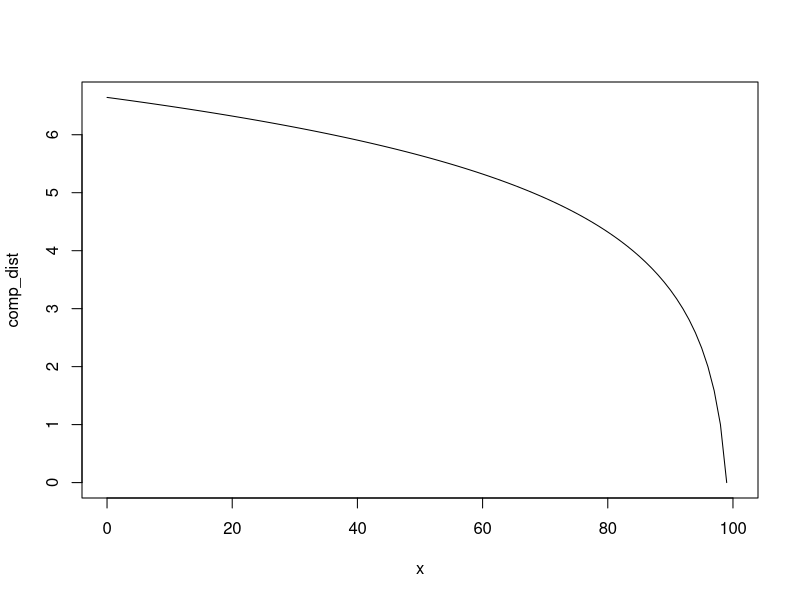
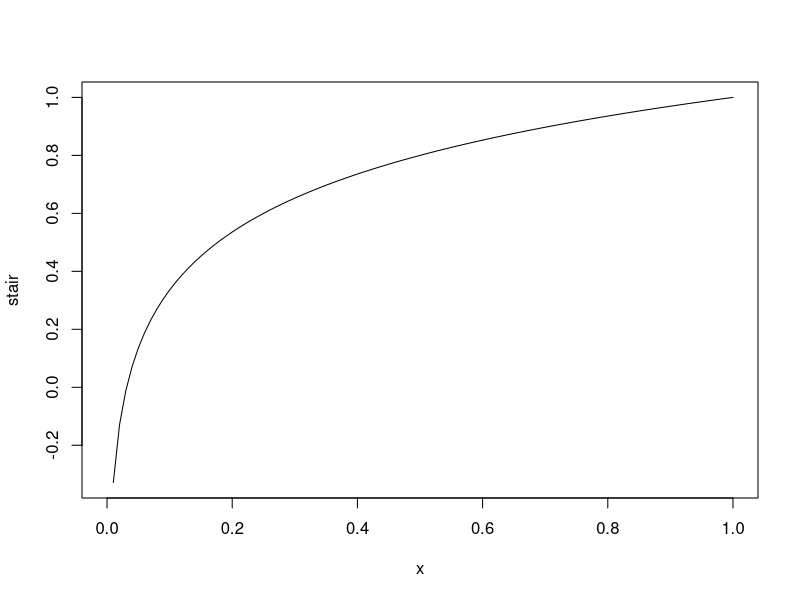

The R source for these figures, in order:
dist_base <- 100
comp_dist <- function(x) log2(dist_base - x)
plot(comp_dist, xlim=c(0, 100))

stair <- function(x) { tmp <- log2(x); 1.0 - tmp / (-5.0)}
plot(stair, xlim=c(0, 1.0))